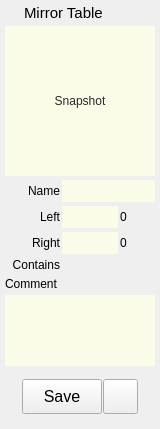
<?xml version="1.0" encoding="UTF-8"?>
<ui version="4.0">
 <class>Form</class>
 <widget class="QWidget" name="Form">
  <property name="geometry">
   <rect>
    <x>0</x>
    <y>0</y>
    <width>160</width>
    <height>429</height>
   </rect>
  </property>
  <property name="sizePolicy">
   <sizepolicy hsizetype="Preferred" vsizetype="Preferred">
    <horstretch>0</horstretch>
    <verstretch>0</verstretch>
   </sizepolicy>
  </property>
  <property name="minimumSize">
   <size>
    <width>160</width>
    <height>0</height>
   </size>
  </property>
  <property name="maximumSize">
   <size>
    <width>300</width>
    <height>16777215</height>
   </size>
  </property>
  <property name="windowTitle">
   <string>Form</string>
  </property>
  <property name="styleSheet">
   <string notr="true">QLineEdit, QPlainTextEdit {
color: rgb(40, 40, 40);
border: 0px solid rgb(0, 0, 0, 150);
background-color: rgb(254, 255, 230, 200);
}</string>
  </property>
  <layout class="QVBoxLayout" name="verticalLayout">
   <property name="spacing">
    <number>4</number>
   </property>
   <property name="leftMargin">
    <number>5</number>
   </property>
   <property name="topMargin">
    <number>2</number>
   </property>
   <property name="rightMargin">
    <number>5</number>
   </property>
   <property name="bottomMargin">
    <number>2</number>
   </property>
   <item>
    <layout class="QHBoxLayout" name="horizontalLayout_18">
     <property name="leftMargin">
      <number>2</number>
     </property>
     <property name="topMargin">
      <number>2</number>
     </property>
     <property name="rightMargin">
      <number>2</number>
     </property>
     <property name="bottomMargin">
      <number>0</number>
     </property>
     <item>
      <widget class="QLabel" name="label_6">
       <property name="maximumSize">
        <size>
         <width>13</width>
         <height>13</height>
        </size>
       </property>
       <property name="text">
        <string/>
       </property>
       <property name="pixmap">
        <pixmap>../icons/mirrortable2.png</pixmap>
       </property>
       <property name="scaledContents">
        <bool>true</bool>
       </property>
      </widget>
     </item>
     <item>
      <widget class="QLabel" name="label_4">
       <property name="font">
        <font>
         <family>Arial</family>
         <pointsize>11</pointsize>
         <weight>50</weight>
         <bold>false</bold>
        </font>
       </property>
       <property name="text">
        <string>Mirror Table</string>
       </property>
      </widget>
     </item>
    </layout>
   </item>
   <item>
    <layout class="QHBoxLayout" name="modelPanelLayout">
     <property name="spacing">
      <number>0</number>
     </property>
     <property name="bottomMargin">
      <number>0</number>
     </property>
     <item>
      <widget class="QLabel" name="label_3">
       <property name="minimumSize">
        <size>
         <width>0</width>
         <height>0</height>
        </size>
       </property>
       <property name="maximumSize">
        <size>
         <width>0</width>
         <height>16777215</height>
        </size>
       </property>
       <property name="text">
        <string/>
       </property>
      </widget>
     </item>
     <item>
      <widget class="QFrame" name="frame_9">
       <property name="sizePolicy">
        <sizepolicy hsizetype="Fixed" vsizetype="Fixed">
         <horstretch>0</horstretch>
         <verstretch>0</verstretch>
        </sizepolicy>
       </property>
       <property name="maximumSize">
        <size>
         <width>16777215</width>
         <height>16777215</height>
        </size>
       </property>
       <property name="frameShape">
        <enum>QFrame::NoFrame</enum>
       </property>
       <property name="frameShadow">
        <enum>QFrame::Raised</enum>
       </property>
       <layout class="QHBoxLayout" name="horizontalLayout_13">
        <property name="spacing">
         <number>0</number>
        </property>
        <property name="margin">
         <number>0</number>
        </property>
       </layout>
      </widget>
     </item>
     <item>
      <widget class="QFrame" name="frame_10">
       <property name="sizePolicy">
        <sizepolicy hsizetype="Expanding" vsizetype="Fixed">
         <horstretch>0</horstretch>
         <verstretch>0</verstretch>
        </sizepolicy>
       </property>
       <property name="maximumSize">
        <size>
         <width>16777215</width>
         <height>16777215</height>
        </size>
       </property>
       <property name="frameShape">
        <enum>QFrame::NoFrame</enum>
       </property>
       <property name="frameShadow">
        <enum>QFrame::Raised</enum>
       </property>
       <layout class="QHBoxLayout" name="horizontalLayout_14">
        <property name="spacing">
         <number>0</number>
        </property>
        <property name="margin">
         <number>0</number>
        </property>
        <item>
         <widget class="QToolButton" name="snapshotButton">
          <property name="minimumSize">
           <size>
            <width>150</width>
            <height>150</height>
           </size>
          </property>
          <property name="maximumSize">
           <size>
            <width>150</width>
            <height>150</height>
           </size>
          </property>
          <property name="toolTip">
           <string>Click to take a snapshot of the selected model view.</string>
          </property>
          <property name="styleSheet">
           <string notr="true">color: rgb(40, 40, 40);
border: 0px solid rgb(0, 0, 0, 150);
background-color: rgb(254, 255, 230, 200);</string>
          </property>
          <property name="text">
           <string>Snapshot</string>
          </property>
          <property name="icon">
           <iconset>
            <normaloff>../icons/thumbnail.png</normaloff>../icons/thumbnail.png</iconset>
          </property>
          <property name="iconSize">
           <size>
            <width>200</width>
            <height>200</height>
           </size>
          </property>
          <property name="popupMode">
           <enum>QToolButton::InstantPopup</enum>
          </property>
          <property name="toolButtonStyle">
           <enum>Qt::ToolButtonIconOnly</enum>
          </property>
          <property name="autoRaise">
           <bool>false</bool>
          </property>
         </widget>
        </item>
       </layout>
      </widget>
     </item>
    </layout>
   </item>
   <item>
    <layout class="QHBoxLayout" name="horizontalLayout">
     <property name="spacing">
      <number>2</number>
     </property>
     <item>
      <widget class="QLabel" name="label">
       <property name="minimumSize">
        <size>
         <width>55</width>
         <height>0</height>
        </size>
       </property>
       <property name="text">
        <string>Name</string>
       </property>
       <property name="alignment">
        <set>Qt::AlignRight|Qt::AlignTrailing|Qt::AlignVCenter</set>
       </property>
      </widget>
     </item>
     <item>
      <widget class="QLineEdit" name="name">
       <property name="sizePolicy">
        <sizepolicy hsizetype="Expanding" vsizetype="Fixed">
         <horstretch>0</horstretch>
         <verstretch>0</verstretch>
        </sizepolicy>
       </property>
       <property name="minimumSize">
        <size>
         <width>80</width>
         <height>22</height>
        </size>
       </property>
       <property name="maximumSize">
        <size>
         <width>16777215</width>
         <height>22</height>
        </size>
       </property>
       <property name="styleSheet">
        <string notr="true"/>
       </property>
      </widget>
     </item>
    </layout>
   </item>
   <item>
    <layout class="QHBoxLayout" name="horizontalLayout_3">
     <property name="spacing">
      <number>2</number>
     </property>
     <item>
      <widget class="QLabel" name="label_5">
       <property name="minimumSize">
        <size>
         <width>55</width>
         <height>0</height>
        </size>
       </property>
       <property name="text">
        <string>Left</string>
       </property>
       <property name="alignment">
        <set>Qt::AlignRight|Qt::AlignTrailing|Qt::AlignVCenter</set>
       </property>
       <property name="indent">
        <number>-1</number>
       </property>
      </widget>
     </item>
     <item>
      <widget class="QLineEdit" name="left">
       <property name="sizePolicy">
        <sizepolicy hsizetype="Expanding" vsizetype="Fixed">
         <horstretch>0</horstretch>
         <verstretch>0</verstretch>
        </sizepolicy>
       </property>
       <property name="minimumSize">
        <size>
         <width>35</width>
         <height>22</height>
        </size>
       </property>
       <property name="maximumSize">
        <size>
         <width>16777215</width>
         <height>22</height>
        </size>
       </property>
       <property name="styleSheet">
        <string notr="true"/>
       </property>
      </widget>
     </item>
     <item>
      <widget class="QLabel" name="leftCount">
       <property name="sizePolicy">
        <sizepolicy hsizetype="Expanding" vsizetype="Preferred">
         <horstretch>0</horstretch>
         <verstretch>0</verstretch>
        </sizepolicy>
       </property>
       <property name="minimumSize">
        <size>
         <width>35</width>
         <height>0</height>
        </size>
       </property>
       <property name="maximumSize">
        <size>
         <width>80</width>
         <height>16777215</height>
        </size>
       </property>
       <property name="text">
        <string>0</string>
       </property>
      </widget>
     </item>
    </layout>
   </item>
   <item>
    <layout class="QHBoxLayout" name="horizontalLayout_4">
     <property name="spacing">
      <number>2</number>
     </property>
     <item>
      <widget class="QLabel" name="label_7">
       <property name="minimumSize">
        <size>
         <width>55</width>
         <height>0</height>
        </size>
       </property>
       <property name="text">
        <string>Right</string>
       </property>
       <property name="alignment">
        <set>Qt::AlignRight|Qt::AlignTrailing|Qt::AlignVCenter</set>
       </property>
      </widget>
     </item>
     <item>
      <widget class="QLineEdit" name="right">
       <property name="sizePolicy">
        <sizepolicy hsizetype="Expanding" vsizetype="Fixed">
         <horstretch>0</horstretch>
         <verstretch>0</verstretch>
        </sizepolicy>
       </property>
       <property name="minimumSize">
        <size>
         <width>35</width>
         <height>22</height>
        </size>
       </property>
       <property name="maximumSize">
        <size>
         <width>16777215</width>
         <height>22</height>
        </size>
       </property>
       <property name="styleSheet">
        <string notr="true"/>
       </property>
      </widget>
     </item>
     <item>
      <widget class="QLabel" name="rightCount">
       <property name="sizePolicy">
        <sizepolicy hsizetype="Expanding" vsizetype="Preferred">
         <horstretch>0</horstretch>
         <verstretch>0</verstretch>
        </sizepolicy>
       </property>
       <property name="minimumSize">
        <size>
         <width>35</width>
         <height>0</height>
        </size>
       </property>
       <property name="maximumSize">
        <size>
         <width>80</width>
         <height>16777215</height>
        </size>
       </property>
       <property name="text">
        <string>0</string>
       </property>
      </widget>
     </item>
    </layout>
   </item>
   <item>
    <layout class="QHBoxLayout" name="horizontalLayout_15">
     <property name="spacing">
      <number>6</number>
     </property>
     <property name="topMargin">
      <number>0</number>
     </property>
     <property name="bottomMargin">
      <number>0</number>
     </property>
     <item>
      <widget class="QLabel" name="label_15">
       <property name="enabled">
        <bool>true</bool>
       </property>
       <property name="sizePolicy">
        <sizepolicy hsizetype="Fixed" vsizetype="Fixed">
         <horstretch>0</horstretch>
         <verstretch>0</verstretch>
        </sizepolicy>
       </property>
       <property name="minimumSize">
        <size>
         <width>55</width>
         <height>0</height>
        </size>
       </property>
       <property name="maximumSize">
        <size>
         <width>55</width>
         <height>500</height>
        </size>
       </property>
       <property name="text">
        <string>Contains</string>
       </property>
       <property name="alignment">
        <set>Qt::AlignRight|Qt::AlignTop|Qt::AlignTrailing</set>
       </property>
      </widget>
     </item>
     <item>
      <widget class="QLabel" name="contains">
       <property name="enabled">
        <bool>false</bool>
       </property>
       <property name="sizePolicy">
        <sizepolicy hsizetype="Preferred" vsizetype="Fixed">
         <horstretch>0</horstretch>
         <verstretch>0</verstretch>
        </sizepolicy>
       </property>
       <property name="minimumSize">
        <size>
         <width>0</width>
         <height>15</height>
        </size>
       </property>
       <property name="maximumSize">
        <size>
         <width>16777215</width>
         <height>15</height>
        </size>
       </property>
       <property name="styleSheet">
        <string notr="true"/>
       </property>
       <property name="text">
        <string/>
       </property>
       <property name="alignment">
        <set>Qt::AlignLeading|Qt::AlignLeft|Qt::AlignTop</set>
       </property>
       <property name="wordWrap">
        <bool>true</bool>
       </property>
      </widget>
     </item>
    </layout>
   </item>
   <item>
    <widget class="QLabel" name="label_2">
     <property name="text">
      <string>Comment</string>
     </property>
    </widget>
   </item>
   <item>
    <widget class="QPlainTextEdit" name="comment">
     <property name="sizePolicy">
      <sizepolicy hsizetype="Expanding" vsizetype="MinimumExpanding">
       <horstretch>0</horstretch>
       <verstretch>0</verstretch>
      </sizepolicy>
     </property>
     <property name="minimumSize">
      <size>
       <width>0</width>
       <height>50</height>
      </size>
     </property>
     <property name="maximumSize">
      <size>
       <width>5000</width>
       <height>100</height>
      </size>
     </property>
     <property name="styleSheet">
      <string notr="true"/>
     </property>
     <property name="plainText">
      <string/>
     </property>
    </widget>
   </item>
   <item>
    <widget class="QFrame" name="previewButtons">
     <property name="frameShape">
      <enum>QFrame::NoFrame</enum>
     </property>
     <property name="frameShadow">
      <enum>QFrame::Plain</enum>
     </property>
     <layout class="QHBoxLayout" name="horizontalLayout_6">
      <property name="spacing">
       <number>1</number>
      </property>
      <item>
       <spacer name="horizontalSpacer_3">
        <property name="orientation">
         <enum>Qt::Horizontal</enum>
        </property>
        <property name="sizeHint" stdset="0">
         <size>
          <width>40</width>
          <height>20</height>
         </size>
        </property>
       </spacer>
      </item>
      <item>
       <widget class="QPushButton" name="acceptButton">
        <property name="sizePolicy">
         <sizepolicy hsizetype="Preferred" vsizetype="Fixed">
          <horstretch>0</horstretch>
          <verstretch>0</verstretch>
         </sizepolicy>
        </property>
        <property name="minimumSize">
         <size>
          <width>80</width>
          <height>35</height>
         </size>
        </property>
        <property name="maximumSize">
         <size>
          <width>140</width>
          <height>35</height>
         </size>
        </property>
        <property name="font">
         <font>
          <family>Arial</family>
          <pointsize>12</pointsize>
          <weight>50</weight>
          <bold>false</bold>
         </font>
        </property>
        <property name="toolTip">
         <string/>
        </property>
        <property name="styleSheet">
         <string notr="true"/>
        </property>
        <property name="text">
         <string>Save</string>
        </property>
       </widget>
      </item>
      <item>
       <widget class="QPushButton" name="selectionSetButton">
        <property name="minimumSize">
         <size>
          <width>0</width>
          <height>35</height>
         </size>
        </property>
        <property name="maximumSize">
         <size>
          <width>35</width>
          <height>16777215</height>
         </size>
        </property>
        <property name="text">
         <string/>
        </property>
        <property name="icon">
         <iconset>
          <normaloff>../icons/selectionSet2.png</normaloff>../icons/selectionSet2.png</iconset>
        </property>
        <property name="iconSize">
         <size>
          <width>25</width>
          <height>25</height>
         </size>
        </property>
       </widget>
      </item>
      <item>
       <spacer name="horizontalSpacer_4">
        <property name="orientation">
         <enum>Qt::Horizontal</enum>
        </property>
        <property name="sizeHint" stdset="0">
         <size>
          <width>40</width>
          <height>20</height>
         </size>
        </property>
       </spacer>
      </item>
     </layout>
    </widget>
   </item>
   <item>
    <widget class="QFrame" name="frame">
     <property name="sizePolicy">
      <sizepolicy hsizetype="Preferred" vsizetype="Expanding">
       <horstretch>0</horstretch>
       <verstretch>2</verstretch>
      </sizepolicy>
     </property>
     <property name="frameShape">
      <enum>QFrame::NoFrame</enum>
     </property>
     <property name="frameShadow">
      <enum>QFrame::Plain</enum>
     </property>
    </widget>
   </item>
  </layout>
 </widget>
 <resources/>
 <connections/>
 <slots>
  <slot>snapshot()</slot>
  <slot>save()</slot>
 </slots>
</ui>
